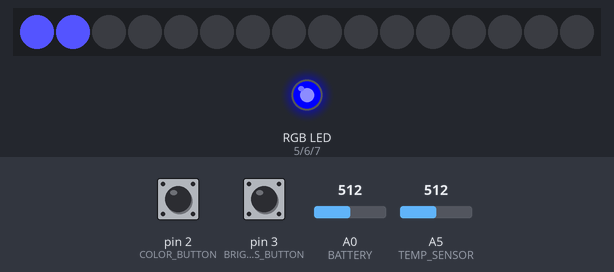
The sketch below on a simulated Arduino Uno, built with avr-gcc and run on an emulated ATmega328P. Shown: 16 RGB LEDs in strip order, left to right, an RGB LED mixed from three pins (HIGH = lit). The inputs (shaded band) are chosen by the test bench; at power-on: A5 (TEMP_SENSOR) = 512, pin 2 (COLOR_BUTTON) HIGH, pin 3 (BRIGHTNESS_BUTTON) HIGH, A0 (BATTERY) = 512.

Above: at 1.2 s.
1.3 s: A5 (TEMP_SENSOR) set to 306
At 2.4 s:
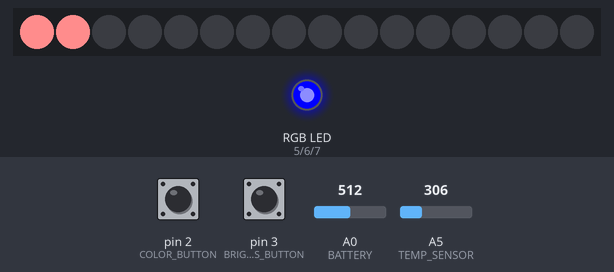
2.8 s: A5 (TEMP_SENSOR) set to 122
At 3.5 s:
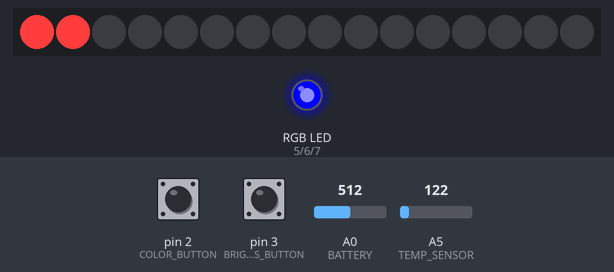
4.3 s: pin 2 (COLOR_BUTTON) pulled LOW for 0.15 s
At 4.7 s:
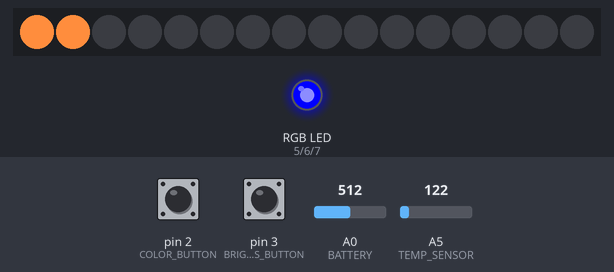
5.9 s: pin 2 (COLOR_BUTTON) pulled LOW for 1 s
At 7.1 s:
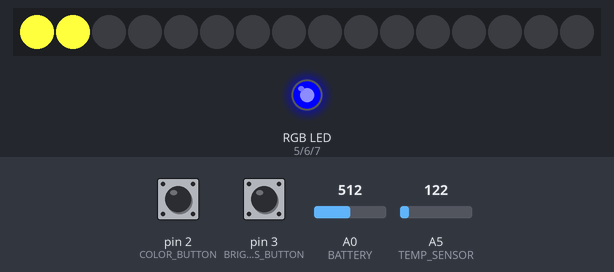
8.4 s: A5 (TEMP_SENSOR) set to 0
At 9.0 s:
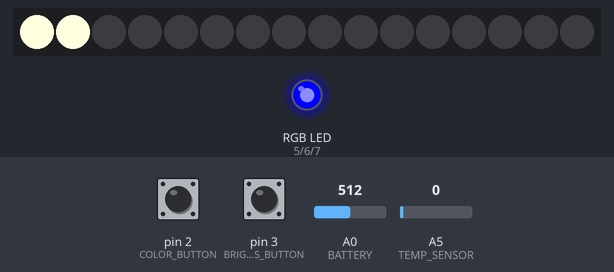
9.9 s: A5 (TEMP_SENSOR) set to 26
Timing chart, 0 to 12.4 s (numbered marks = the images above; inputs shaded):
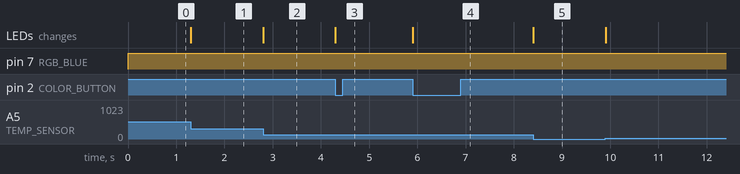

The sketch:

Team3_MoodLamp.ino.ino
```cpp
#include <Adafruit_NeoPixel.h>
#include <math.h>

enum eColor { RED_TO_BLUE, ORANGE_TO_PURPLE, YELLOW_TO_CYAN };

#define TEMP_SENSOR           A5
#define BATTERY               A0
#define COLOR_BUTTON          2
#define BRIGHTNESS_BUTTON     3
#define NEO_PIXEL             4
#define RGB_RED               5
#define RGB_GREEN             6
#define RGB_BLUE              7
const int NORMAL_TEMPERATURE = 15 * 10;
const int THERMISTER = 4275;
const int R0 = 100000; // 100kelvin

volatile int gBrightness = 2;
volatile int gColor = eColor::RED_TO_BLUE;
volatile bool gbIsBrightnessChanged = false;
Adafruit_NeoPixel gCirclePixel = Adafruit_NeoPixel(16, NEO_PIXEL, NEO_GRB + NEO_KHZ800);

void ChangeColor();
void ChangeBrightness();

struct RGB
{
  int R;
  int G;
  int B;
};

void setup()
{
  gCirclePixel.begin();
  gCirclePixel.show();

  pinMode(COLOR_BUTTON, INPUT_PULLUP);
  pinMode(BRIGHTNESS_BUTTON, INPUT_PULLUP);
  attachInterrupt(digitalPinToInterrupt(COLOR_BUTTON), ChangeColor, FALLING);
  attachInterrupt(digitalPinToInterrupt(BRIGHTNESS_BUTTON), ChangeBrightness, FALLING);

  pinMode(RGB_RED, OUTPUT);
  pinMode(RGB_GREEN, OUTPUT);
  pinMode(RGB_BLUE, OUTPUT);

  Serial.begin(9600);
}

void loop()
{
  //기준 : 최고 온도 30도, 중간 온도 15도, 최저 온도 0도

  //To calculate the temperature
  int analogVal = analogRead(TEMP_SENSOR);
  float R = 1023.f / analogVal - 1.f;
  R *= R0;
  float temperature = 1.f / (log(R / R0) / THERMISTER + 1 / 298.15f) - 273.15f;


  //To check battery level
  int batteryVal = analogRead(BATTERY);
  float voltage = 2 * batteryVal * (5.f / 1023.f);

  //0% ~ 30%
  if (voltage < 4.32f)
  {
    analogWrite(RGB_RED, 255);
    analogWrite(RGB_GREEN, 0);
    analogWrite(RGB_BLUE, 0);
  }
  //30% ~ 65%
  else if (voltage < 4.34f)
  {
    analogWrite(RGB_RED, 0);
    analogWrite(RGB_GREEN, 255);
    analogWrite(RGB_BLUE, 0);
  }
  //65% ~ 100%
  else
  {
    analogWrite(RGB_RED, 0);
    analogWrite(RGB_GREEN, 0);
    analogWrite(RGB_BLUE, 255);
  }

  //To set RGB
  temperature *= 10.f;
  static RGB curr = { 0 };
  static RGB prev = { 0 };
  prev = curr;
  switch (gColor)
  {
  case eColor::RED_TO_BLUE:
    //RED : (255, 0, 0)
    //BLUE : (0, 0, 255)
    if (temperature >= NORMAL_TEMPERATURE)
    {
      curr.R = 255 - 1.7f * (temperature - NORMAL_TEMPERATURE);
      curr.G = 255 - 1.7f * (temperature - NORMAL_TEMPERATURE);
      curr.B = 255;
    }
    else
    {
      curr.R = 255;
      curr.G = 255 - 1.7f * (NORMAL_TEMPERATURE - temperature);
      curr.B = 255 - 1.7f * (NORMAL_TEMPERATURE - temperature);
    }
    break;
  case eColor::ORANGE_TO_PURPLE:
    //ORANGE : (255, 50, 0)
    //PURPLE : (150, 0, 220)
    if (temperature >= NORMAL_TEMPERATURE)
    {
      curr.R = 255 - 0.7f * (temperature - NORMAL_TEMPERATURE);
      curr.G = 255 - 1.7f * (temperature - NORMAL_TEMPERATURE);
      curr.B = 255 - 0.23f * (temperature - NORMAL_TEMPERATURE);
    }
    else
    {
      curr.R = 255;
      curr.G = 255 - 1.4f * (NORMAL_TEMPERATURE - temperature);
      curr.B = 255 - 1.7f * (NORMAL_TEMPERATURE - temperature);
    }
    break;
  default:
    //YELLOW : (255, 255, 0)
    //CYAN : (0, 255, 255)
    if (temperature >= NORMAL_TEMPERATURE)
    {
      curr.R = 255 - 1.7f * (temperature - NORMAL_TEMPERATURE);
      curr.G = 255;
      curr.B = 255;
    }
    else
    {
      curr.R = 255;
      curr.G = 255;
      curr.B = 255 - 1.7f * (NORMAL_TEMPERATURE - temperature);
    }
    break;
  }

  //To Compare curr with prev
  bool bColorChange = (curr.R != prev.R) || (curr.G != prev.G) || (curr.B != prev.B);

  //To Emit Light
  if (gbIsBrightnessChanged)
  {
    gCirclePixel.clear();
    gbIsBrightnessChanged = false;
  }
  if (bColorChange)
  {
    for (int i = 0; i < gBrightness; ++i)
    {
      gCirclePixel.setPixelColor(i, curr.R, curr.G, curr.B);
    }
    gCirclePixel.show();
  }
}

void ChangeColor()
{
  gColor = (gColor + 1) % 3;
}

void ChangeBrightness()
{
  if ((gBrightness += 2) > 16)
  {
    gBrightness = 2;
  }
  gbIsBrightnessChanged = true;
}
```

Measured:
- after the input at 1.3 s, the LEDs: change at once (image 1)
- after the input at 2.8 s, the LEDs: change at once (image 2)
- after the input at 4.3 s, the LEDs: change at once (image 3)
- after the input at 5.9 s, the LEDs: change at once (image 4)
- after the input at 8.4 s, the LEDs: change at once (image 5)
